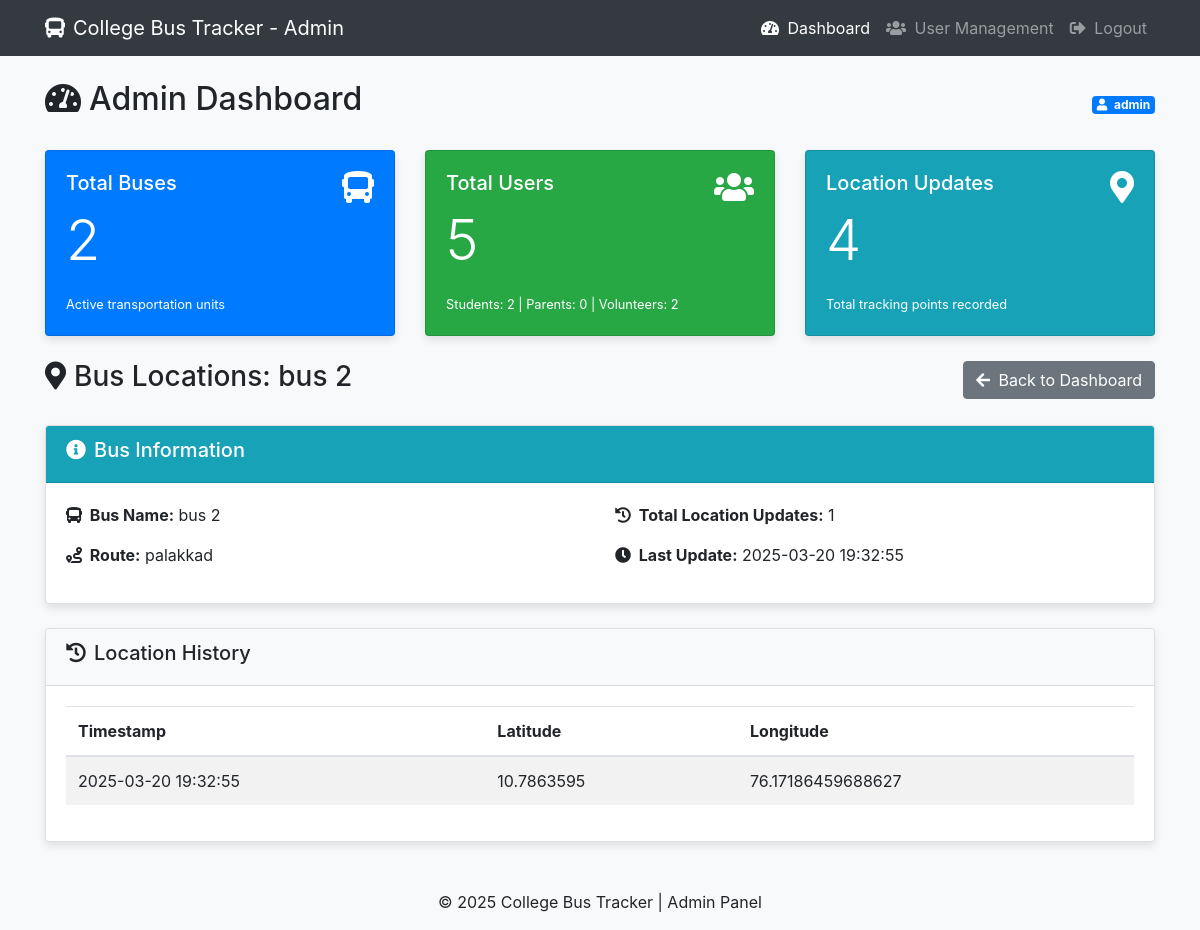
Screenshot of /admin/bus_locations/2 (signed in) with the database file from the repository.
### app.py (models this page shows)
class Bus(db.Model):
    id = db.Column(db.Integer, primary_key=True)
    name = db.Column(db.String(50), nullable=False)
    route = db.Column(db.String(100), nullable=False)
    locations = db.relationship('BusLocation', backref='bus', lazy=True)

class BusLocation(db.Model):
    id = db.Column(db.Integer, primary_key=True)
    latitude = db.Column(db.Float, nullable=False)
    longitude = db.Column(db.Float, nullable=False)
    timestamp = db.Column(db.DateTime, default=datetime.utcnow)
    bus_id = db.Column(db.Integer, db.ForeignKey('bus.id'))

### app.py (the view)
@app.route('/admin/bus_locations/<int:bus_id>')
def bus_locations(bus_id):
    if 'user_id' not in session or session['role'] != 'admin':
        return redirect(url_for('login'))
    bus = Bus.query.get_or_404(bus_id)
    locations = BusLocation.query.filter_by(bus_id=bus_id).order_by(BusLocation.timestamp.desc()).all()
    stats = {
        'total_buses': Bus.query.count(),
        'total_users': User.query.count(),
        'students': User.query.filter_by(role='student').count(),
        'parents': User.query.filter_by(role='parent').count(),
        'volunteers': User.query.filter_by(role='volunteer').count(),
        'total_locations': BusLocation.query.count()
    }
    return render_template('admin_dashboard.html', buses=Bus.query.all(), stats=stats,
                          selected_bus=bus, locations=locations)

### templates/admin_dashboard.html (shortened to what this page needs)
<!DOCTYPE html>
<html lang="en">
<head>
    <link rel="stylesheet" href="https://stackpath.bootstrapcdn.com/bootstrap/4.5.2/css/bootstrap.min.css">
    <link rel="stylesheet" href="https://cdnjs.cloudflare.com/ajax/libs/font-awesome/5.15.3/css/all.min.css">
    <link rel="stylesheet" href="{{ url_for('static', filename='css/style.css') }}">
</head>
<body>
    <nav class="navbar navbar-expand-lg navbar-dark bg-dark">
        <div class="container">
            <a class="navbar-brand" href="#">
                <i class="fas fa-bus mr-2"></i>College Bus Tracker - Admin
            </a>
            <div class="collapse navbar-collapse" id="navbarNav">
                <ul class="navbar-nav ml-auto">
                    <li class="nav-item">
                        <a class="nav-link active" href="{{ url_for('admin_dashboard') }}">
                            <i class="fas fa-tachometer-alt mr-1"></i> Dashboard
                        </a>
                    </li>
                    <li class="nav-item">
                        <a class="nav-link" href="#">
                            <i class="fas fa-users mr-1"></i> User Management
                        </a>
                    </li>
                    <li class="nav-item">
                        <a class="nav-link" href="{{ url_for('logout') }}">
                            <i class="fas fa-sign-out-alt mr-1"></i> Logout
                        </a>
                    </li>
                </ul>
            </div>
        </div>
    </nav>
    <div class="container mt-4">
        <div class="d-flex justify-content-between align-items-center mb-4">
            <h2><i class="fas fa-tachometer-alt mr-2"></i>Admin Dashboard</h2>
            <div class="user-info">
                <span class="badge badge-primary">
                    <i class="fas fa-user mr-1"></i> {{ session.username }}
                </span>
            </div>
        </div>
        <div class="row mt-4 mb-4">
            <div class="col-md-4">
                <div class="card stats-card bg-primary text-white">
                    <div class="card-body">
                        <div class="d-flex justify-content-between">
                            <h5 class="card-title">Total Buses</h5>
                            <i class="fas fa-bus fa-2x"></i>
                        </div>
                        <p class="card-text display-4">{{ stats.total_buses }}</p>
                        <small>Active transportation units</small>
                    </div>
                </div>
            </div>
            <div class="col-md-4">
                <div class="card stats-card bg-success text-white">
                    <div class="card-body">
                        <div class="d-flex justify-content-between">
                            <h5 class="card-title">Total Users</h5>
                            <i class="fas fa-users fa-2x"></i>
                        </div>
                        <p class="card-text display-4">{{ stats.total_users }}</p>
                        <small>Students: {{ stats.students }} | Parents: {{ stats.parents }} | Volunteers: {{ stats.volunteers }}</small>
                    </div>
                </div>
            </div>
            <div class="col-md-4">
                <div class="card stats-card bg-info text-white">
                    <div class="card-body">
                        <div class="d-flex justify-content-between">
                            <h5 class="card-title">Location Updates</h5>
                            <i class="fas fa-map-marker-alt fa-2x"></i>
                        </div>
                        <p class="card-text display-4">{{ stats.total_locations }}</p>
                        <small>Total tracking points recorded</small>
                    </div>
                </div>
            </div>
        </div>
        {% if selected_bus and locations is defined %}
        <div class="admin-section">
            <div class="d-flex justify-content-between align-items-center mb-4">
                <h3><i class="fas fa-map-marker-alt mr-2"></i>Bus Locations: {{ selected_bus.name }}</h3>
                <a href="{{ url_for('admin_dashboard') }}" class="btn btn-secondary">
                    <i class="fas fa-arrow-left mr-1"></i> Back to Dashboard
                </a>
            </div>
            <div class="card mb-4">
                <div class="card-header bg-info text-white">
                    <h5><i class="fas fa-info-circle mr-2"></i>Bus Information</h5>
                </div>
                <div class="card-body">
                    <div class="row">
                        <div class="col-md-6">
                            <p><strong><i class="fas fa-bus mr-1"></i> Bus Name:</strong> {{ selected_bus.name }}</p>
                            <p><strong><i class="fas fa-route mr-1"></i> Route:</strong> {{ selected_bus.route }}</p>
                        </div>
                        <div class="col-md-6">
                            <p><strong><i class="fas fa-history mr-1"></i> Total Location Updates:</strong> {{ locations|length }}</p>
                            {% if locations %}
                            <p><strong><i class="fas fa-clock mr-1"></i> Last Update:</strong> {{ locations[0].timestamp.strftime('%Y-%m-%d %H:%M:%S') }}</p>
                            {% endif %}
                        </div>
                    </div>
                </div>
            </div>
            <div class="card">
                <div class="card-header bg-light">
                    <h5><i class="fas fa-history mr-2"></i>Location History</h5>
                </div>
                <div class="card-body">
                    {% if locations %}
                    <div class="table-responsive">
                        <table class="table table-striped">
                            <thead>
                                <tr>
                                    <th>Timestamp</th>
                                    <th>Latitude</th>
                                    <th>Longitude</th>
                                </tr>
                            </thead>
                            <tbody>
                                {% for location in locations %}
                                <tr>
                                    <td>{{ location.timestamp.strftime('%Y-%m-%d %H:%M:%S') }}</td>
                                    <td>{{ location.latitude }}</td>
                                    <td>{{ location.longitude }}</td>
                                </tr>
                                {% endfor %}
                            </tbody>
                        </table>
                    </div>
                    {% else %}
                    <div class="alert alert-info">
                        <i class="fas fa-info-circle mr-2"></i> No location data available for this bus.
                    </div>
                    {% endif %}
                </div>
            </div>
        </div>
        {% endif %}
    </div>
    <footer class="footer mt-5">
        <div class="container text-center">
            <p>© 2025 College Bus Tracker | Admin Panel</p>
        </div>
    </footer>
</body>
</html>

### static/css/style.css (style rules this page uses)
body { background-color: #f8f9fa; }
.navbar { margin-bottom: 20px; }
.card { box-shadow: 0 4px 8px rgba(0, 0, 0, 0.1); }

### rows the page displays
Bus: name "bus 2", route "palakkad"
BusLocation: timestamp "2025-03-20 19:32:55", latitude "10.7863595", longitude "76.17186459688627"

### other values shown
{{ session.username }} "admin"
{{ stats.total_buses }} "2"
{{ stats.total_users }} "5"
{{ stats.students }} "2"
{{ stats.parents }} "0"
{{ stats.volunteers }} "2"
{{ stats.total_locations }} "4"
{{ locations|length }} "1"
